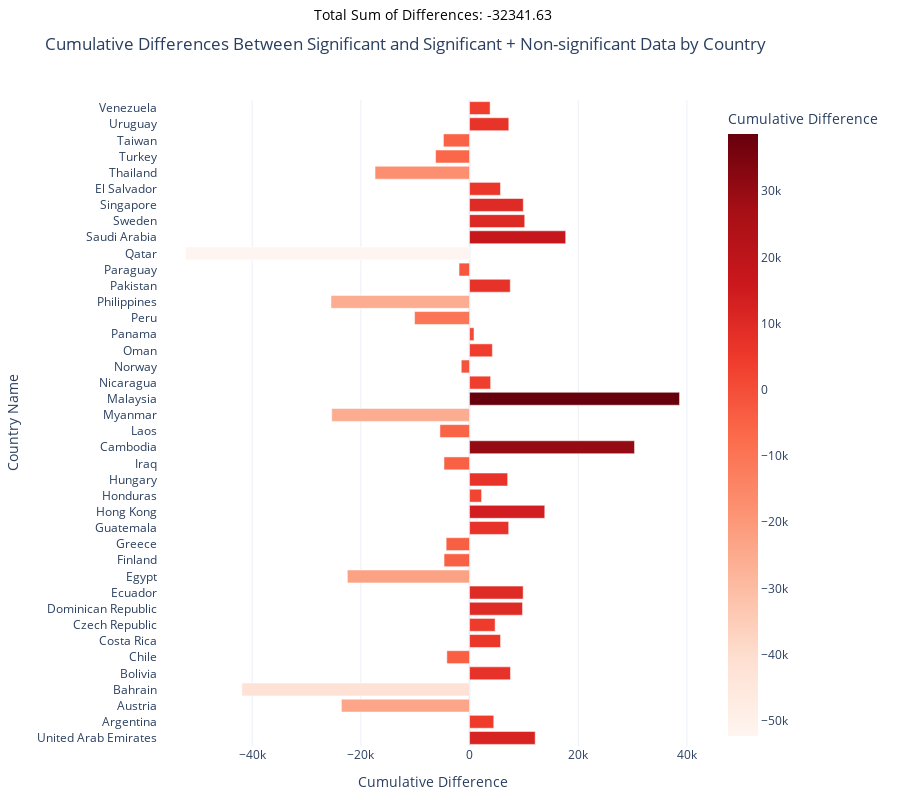
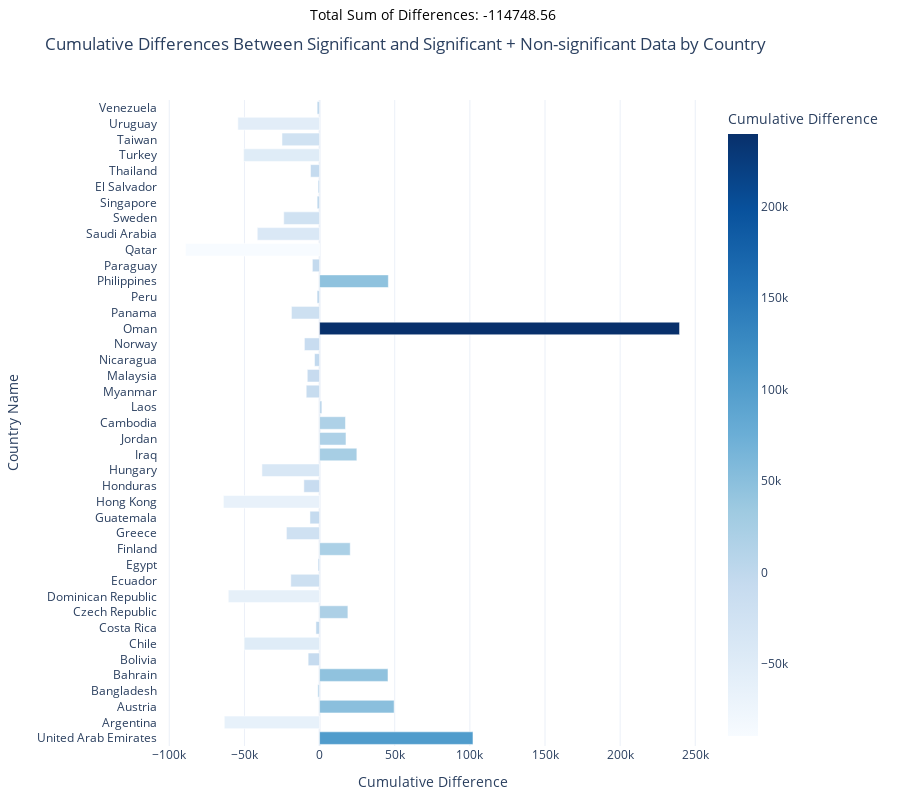

Source (notebook cell) for these figures, in order:
### Code cell
## significance vs non-significant data check impact

def create_change_columns(all_data, all_sig_data, sig_data):

    all_data['perc_change_opu'] = all_data['orders_per_user_incremental'] / all_data['orders_per_user_control']
    all_data['perc_change_flgpu'] = all_data['flgp_per_user_incremental'] / all_data['flgpu_control']

    all_sig_data['perc_change_opu_sig_all'] = all_sig_data['orders_per_user_incremental'] / all_sig_data['orders_per_user_control']
    all_sig_data['perc_change_flgpu_sig_all'] = all_sig_data['flgp_per_user_incremental'] / all_sig_data['flgpu_control']

    sig_data['per_change_sig_opu'] = test_df_sig['incremental_orders_per_user_sig'] / test_df_sig['orders_per_user_control_sig']

    return all_data, all_sig_data, sig_data


def remove_outliers(df, column, group_column='country_code'):
    
    def filter_outliers_iq(group):
        q1 = group[column].quantile(0.04)
        q3 = group[column].quantile(0.96)
        iqr = q3 - q1
        lower_bound = q1 - 1.5 * iqr
        upper_bound = q3 + 1.5 * iqr
        
        return group[(group[column] >= lower_bound) & (group[column] <= upper_bound)]

    def filter_outliers_percentile(group):
        q1 = group[column].quantile(0.01)
        q3 = group[column].quantile(0.99)
    
        return group[(group[column] >= q1) & (group[column] <= q3)]
    
    return df.groupby(group_column, group_keys=False).apply(filter_outliers_percentile)


all_data = test_df.copy()
all_sig_data = filtered_df1.copy()
sig_data = significance_df.copy()

all_data, all_sig_data, sig_data = create_change_columns(all_data, all_sig_data, sig_data)

# all_data = remove_outliers(all_data, 'perc_change_opu')
# all_sig_data = remove_outliers(all_sig_data, 'perc_change_opu_sig_all')
# sig_data = remove_outliers(sig_data, 'per_change_sig_opu')

all_data = remove_outliers(all_data, 'perc_change_flgpu')
all_sig_data = remove_outliers(all_sig_data, 'perc_change_flgpu_sig_all')
#sig_data = remove_outliers(sig_data, 'per_change_sig_opu')


def calculate_sig_difference(
    base_control, oppc, oppc2, avg_total_active_users, total_exponent, increment
):  

    # Calculate number of steps for incremental application
    num_steps = int(total_exponent / increment) + 1

    # Generate exponents
    exponents = [i * increment for i in range(num_steps)]

    # Calculate results for OPPC and OPPC2
    results_oppc = [base_control * (oppc ** exp) * avg_total_active_users for exp in exponents]
    results_oppc2 = [base_control * (oppc2 ** exp) * avg_total_active_users for exp in exponents]

    # Get the first and last values for both OPPC and OPPC2 results
    first_value_oppc = results_oppc[0]
    last_value_oppc = results_oppc[-1]
    first_value_oppc2 = results_oppc2[0]
    last_value_oppc2 = results_oppc2[-1]

    return (last_value_oppc - first_value_oppc) - (last_value_oppc2 - first_value_oppc2)


def sig_diff_summary(df, agg): 

    lst = [] 
    summation = 0

    if agg == 'profit':
        
        df = remove_outliers(df, 'perc_change_flgpu_sig_all') 
        significance = 'significance_profit_per_user'
        metric = 'perc_change_flgpu_sig_all'
        base = 'flgpu_control'

    elif agg == 'orders':

        df = remove_outliers(df, 'perc_change_opu_sig_all')
        significance = 'significance_orders_per_user'
        metric = 'perc_change_opu_sig_all'
        base = 'orders_per_user_control'


    for i in df['country_name'].unique():
        
        tmp = df[df['country_name'] == i]
        sig_average = tmp[tmp[significance] == 1][metric].mean()
        all_average = tmp[metric].mean()
        avg_control = tmp[base].mean()
            
        total_users = tmp['users_control'] + tmp['users_variation']

        # Test the function with given parameters
        oppc = (1 + sig_average)
        oppc2 = (1 + all_average)
        avg_total_active_users = total_users.mean()
        total_exponent = 4
        increment = 1

        result = calculate_sig_difference(
            avg_control, oppc, oppc2, avg_total_active_users, total_exponent, increment
        )
        
        if result is not None and not pd.isna(result):  # Use pandas to check for missing values
            lst.append((i, result))
            summation += result

    return lst, summation


def create_cumulative_difference_chart(cumulative_differences, total_sum, color):
   
    # Prepare data for the bar chart
    countries = [item[0] for item in cumulative_differences]
    differences = [item[1] for item in cumulative_differences]

    # Example DataFrame
    chart_data = pd.DataFrame({
        'Country': countries,
        'Cumulative Difference': differences
    })

    # Create the bar chart
    fig = px.bar(
        chart_data,
        x="Cumulative Difference",
        y="Country",
        orientation='h',
        title="Cumulative Differences Between Significant and Significant + Non-significant Data by Country",
        labels={"Cumulative Difference": "Cumulative Difference", "Country": "Country Code"},
        color="Cumulative Difference",
        color_continuous_scale= color
    )

    # Update layout for better readability and increased height
    fig.update_layout(
        xaxis_title="Cumulative Difference",
        yaxis_title="Country Name",
        coloraxis_showscale=True,
        template="plotly_white",
        margin=dict(l=80, r=20, t=100, b=40),  # Increased top margin for annotation
        height=800  # Increased height
    )

    # Add the annotation at the top
    fig.add_annotation(
        xref="paper", yref="paper",
        x=0.5, y=1.15,  # Position above the chart
        text=f"Total Sum of Differences: {total_sum:.2f}",
        showarrow=False,
        font=dict(size=14, color="black"),
        align="center"
    )

    fig.show()

cumulative_differences_orders, total_sum_orders = sig_diff_summary(all_sig_data, 'orders')
create_cumulative_difference_chart(cumulative_differences_orders, total_sum_orders, 'Reds')

cumulative_differences_profit, total_sum_profit = sig_diff_summary(all_sig_data, 'profit')
create_cumulative_difference_chart(cumulative_differences_profit, total_sum_profit, 'Blues')


# # Prepare data for the bar chart
# countries = [item[0] for item in cumulative_differences]
# differences = [item[1] for item in cumulative_differences]

# # Example DataFrame
# chart_data = pd.DataFrame({
#     'Country': countries,
#     'Cumulative Difference': differences
# })

# # Create the bar chart
# fig = px.bar(
#     chart_data,
#     x="Cumulative Difference",
#     y="Country",
#     orientation='h',
#     title="Cumulative Differences Between Significant and Significant + Non-significant Data by Country",
#     labels={"Cumulative Difference": "Cumulative Difference", "Country": "Country Code"},
#     color="Cumulative Difference",
#     color_continuous_scale="Reds"
# )

# # Update layout for better readability and increased height
# fig.update_layout(
#     xaxis_title="Cumulative Difference",
#     yaxis_title="Country Name",
#     coloraxis_showscale=True,
#     template="plotly_white",
#     margin=dict(l=80, r=20, t=100, b=40),  # Increased top margin for annotation
#     height=800  # Increased height
# )

# # Add the annotation at the top
# fig.add_annotation(
#     xref="paper", yref="paper",
#     x=0.5, y=1.15,  # Position above the chart
#     text=f"Total Sum of Differences: {total_sum:.2f}",
#     showarrow=False,
#     font=dict(size=14, color="black"),
#     align="center"
# )

# # Show the interactive chart
# fig.show()

### Figure 1 — Plotly figure (JSON) as saved in the notebook; plotly's stock layout.template omitted (floating-point values rounded to 4 significant figures)
{"data": [{"alignmentgroup": "True", "hovertemplate": "Cumulative Difference=%{marker.color}<br>Country Code=%{y}<extra></extra>", "legendgroup": "", "marker": {"color": [12080.0, 4454.0, -23580.0, -41910.0, 7527.0, -4181.0, 5701.0, 4703.0, 9747.0, 9865.0, -22490.0, -4691.0, -4308.0, 7197.0, 13840.0, 2212.0, 7013.0, -4705.0, 30360.0, -5453.0, -25360.0, 38640.0, 3876.0, -1529.0, 4201.0, 822.9, -10120.0, -25500.0, 7492.0, -1932.0, -52280.0, 17690.0, 10150.0, 9887.0, 5690.0, -17390.0, -6251.0, -4810.0, 7224.0, 3783.0], "coloraxis": "coloraxis", "pattern": {"shape": ""}}, "name": "", "offsetgroup": "", "orientation": "h", "showlegend": false, "textposition": "auto", "type": "bar", "x": [12080.0, 4454.0, -23580.0, -41910.0, 7527.0, -4181.0, 5701.0, 4703.0, 9747.0, 9865.0, -22490.0, -4691.0, -4308.0, 7197.0, 13840.0, 2212.0, 7013.0, -4705.0, 30360.0, -5453.0, -25360.0, 38640.0, 3876.0, -1529.0, 4201.0, 822.9, -10120.0, -25500.0, 7492.0, -1932.0, -52280.0, 17690.0, 10150.0, 9887.0, 5690.0, -17390.0, -6251.0, -4810.0, 7224.0, 3783.0], "xaxis": "x", "y": ["United Arab Emirates", "Argentina", "Austria", "Bahrain", "Bolivia", "Chile", "Costa Rica", "Czech Republic", "Dominican Republic", "Ecuador", "Egypt", "Finland", "Greece", "Guatemala", "Hong Kong", "Honduras", "Hungary", "Iraq", "Cambodia", "Laos", "Myanmar", "Malaysia", "Nicaragua", "Norway", "Oman", "Panama", "Peru", "Philippines", "Pakistan", "Paraguay", "Qatar", "Saudi Arabia", "Sweden", "Singapore", "El Salvador", "Thailand", "Turkey", "Taiwan", "Uruguay", "Venezuela"], "yaxis": "y"}], "layout": {"annotations": [{"align": "center", "font": {"color": "black", "size": 14}, "showarrow": false, "text": "Total Sum of Differences: -32341.63", "x": 0.5, "xref": "paper", "y": 1.15, "yref": "paper"}], "barmode": "relative", "coloraxis": {"colorbar": {"title": {"text": "Cumulative Difference"}}, "colorscale": [[0, "rgb(255,245,240)"], [0.125, "rgb(254,224,210)"], [0.25, "rgb(252,187,161)"], [0.375, "rgb(252,146,114)"], [0.5, "rgb(251,106,74)"], [0.625, "rgb(239,59,44)"], [0.75, "rgb(203,24,29)"], [0.875, "rgb(165,15,21)"], [1, "rgb(103,0,13)"]], "showscale": true}, "height": 800, "legend": {"tracegroupgap": 0}, "margin": {"b": 40, "l": 80, "r": 20, "t": 100}, "title": {"text": "Cumulative Differences Between Significant and Significant + Non-significant Data by Country"}, "xaxis": {"anchor": "y", "domain": [0, 1], "title": {"text": "Cumulative Difference"}}, "yaxis": {"anchor": "x", "domain": [0, 1], "title": {"text": "Country Name"}}}}

### Figure 2 — Plotly figure (JSON) as saved in the notebook; plotly's stock layout.template omitted (floating-point values rounded to 4 significant figures)
{"data": [{"alignmentgroup": "True", "hovertemplate": "Cumulative Difference=%{marker.color}<br>Country Code=%{y}<extra></extra>", "legendgroup": "", "marker": {"color": [102100.0, -63400.0, 49590.0, -1210.0, 45510.0, -7609.0, -50190.0, -2431.0, 18830.0, -60740.0, -19150.0, -987.1, 20380.0, -22070.0, -6411.0, -63990.0, -10460.0, -38380.0, 24790.0, 17550.0, 17240.0, 1541.0, -8887.0, -8180.0, -3361.0, -10100.0, 239500.0, -18720.0, -1684.0, 45760.0, -4792.0, -89250.0, -41460.0, -23840.0, -1629.0, -1004.0, -6037.0, -50520.0, -25030.0, -54370.0, -1635.0], "coloraxis": "coloraxis", "pattern": {"shape": ""}}, "name": "", "offsetgroup": "", "orientation": "h", "showlegend": false, "textposition": "auto", "type": "bar", "x": [102100.0, -63400.0, 49590.0, -1210.0, 45510.0, -7609.0, -50190.0, -2431.0, 18830.0, -60740.0, -19150.0, -987.1, 20380.0, -22070.0, -6411.0, -63990.0, -10460.0, -38380.0, 24790.0, 17550.0, 17240.0, 1541.0, -8887.0, -8180.0, -3361.0, -10100.0, 239500.0, -18720.0, -1684.0, 45760.0, -4792.0, -89250.0, -41460.0, -23840.0, -1629.0, -1004.0, -6037.0, -50520.0, -25030.0, -54370.0, -1635.0], "xaxis": "x", "y": ["United Arab Emirates", "Argentina", "Austria", "Bangladesh", "Bahrain", "Bolivia", "Chile", "Costa Rica", "Czech Republic", "Dominican Republic", "Ecuador", "Egypt", "Finland", "Greece", "Guatemala", "Hong Kong", "Honduras", "Hungary", "Iraq", "Jordan", "Cambodia", "Laos", "Myanmar", "Malaysia", "Nicaragua", "Norway", "Oman", "Panama", "Peru", "Philippines", "Paraguay", "Qatar", "Saudi Arabia", "Sweden", "Singapore", "El Salvador", "Thailand", "Turkey", "Taiwan", "Uruguay", "Venezuela"], "yaxis": "y"}], "layout": {"annotations": [{"align": "center", "font": {"color": "black", "size": 14}, "showarrow": false, "text": "Total Sum of Differences: -114748.56", "x": 0.5, "xref": "paper", "y": 1.15, "yref": "paper"}], "barmode": "relative", "coloraxis": {"colorbar": {"title": {"text": "Cumulative Difference"}}, "colorscale": [[0, "rgb(247,251,255)"], [0.125, "rgb(222,235,247)"], [0.25, "rgb(198,219,239)"], [0.375, "rgb(158,202,225)"], [0.5, "rgb(107,174,214)"], [0.625, "rgb(66,146,198)"], [0.75, "rgb(33,113,181)"], [0.875, "rgb(8,81,156)"], [1, "rgb(8,48,107)"]], "showscale": true}, "height": 800, "legend": {"tracegroupgap": 0}, "margin": {"b": 40, "l": 80, "r": 20, "t": 100}, "title": {"text": "Cumulative Differences Between Significant and Significant + Non-significant Data by Country"}, "xaxis": {"anchor": "y", "domain": [0, 1], "title": {"text": "Cumulative Difference"}}, "yaxis": {"anchor": "x", "domain": [0, 1], "title": {"text": "Country Name"}}}}
